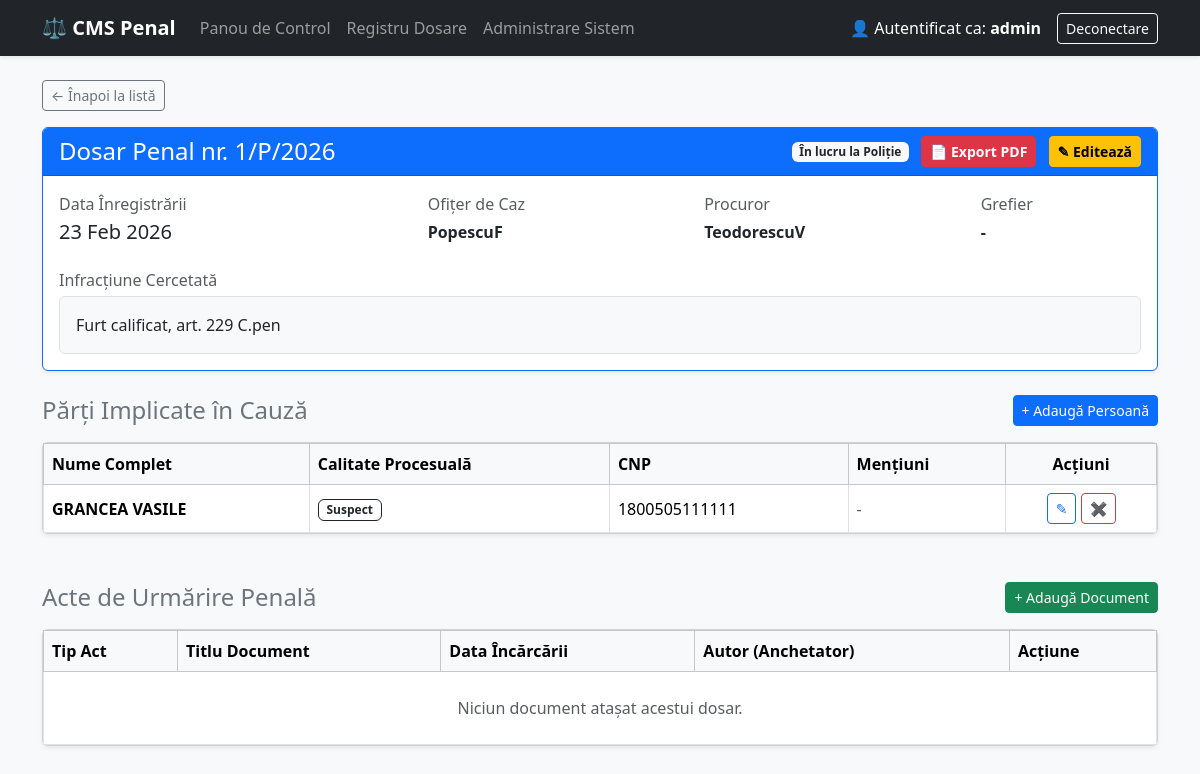
Page /cases/1/ (signed in) on the earlier database version.
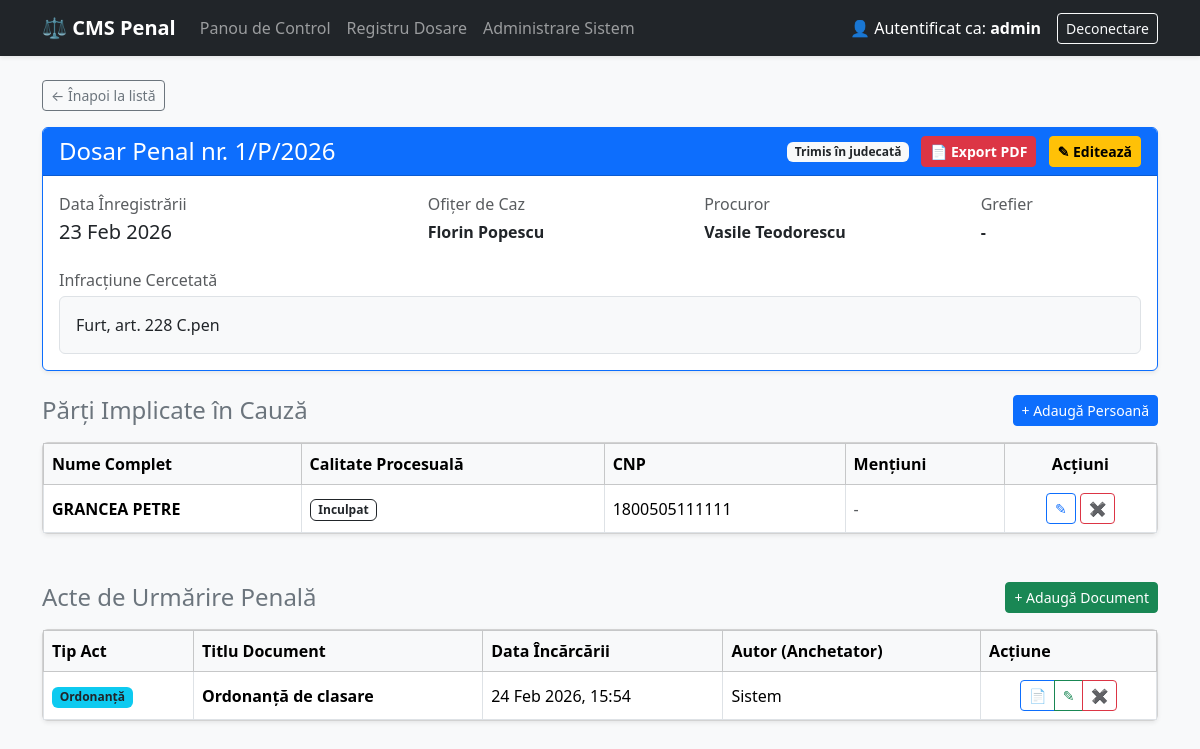
Same page on the later database version.
### cases/models.py (models this page shows, shortened)
class Dosar(models.Model):
    class Stadiu(models.TextChoices):
        IN_LUCRU = 'IN_LUCRU', 'În lucru la Poliție'
        LA_PROCUROR = 'LA_PROCUROR', 'Înaintat la Procuror'
        CLASAT = 'CLASAT', 'Clasat'
        TRIMIS_IN_JUDECATA = 'TRIMIS_IN_JUDECATA', 'Trimis în judecată'
        SUSPENDAT = 'SUSPENDAT', 'Suspendat'
    numar_unic = models.CharField(max_length=50, unique=True, help_text="Ex: 123/P/2026")
    data_inregistrarii = models.DateField(auto_now_add=True) # Se completează automat la creare
    infractiune_cercetata = models.TextField(help_text="Descrierea faptei și încadrarea juridică (ex: Furt calificat, art. 229 C.pen)")
    stadiu = models.CharField(max_length=20, choices=Stadiu.choices, default=Stadiu.IN_LUCRU)
    ofiter_caz = models.ForeignKey(
        settings.AUTH_USER_MODEL,
        on_delete=models.SET_NULL,
        null=True,
        blank=True,
        related_name='dosare_instrumentate'
    )
    procuror_caz = models.ForeignKey(
        settings.AUTH_USER_MODEL,
        on_delete=models.SET_NULL,
        null=True,
        blank=True,
        related_name='dosare_supravegheate'
    )
    grefier_caz = models.ForeignKey(
        settings.AUTH_USER_MODEL,
        on_delete=models.SET_NULL,
        null=True,
        blank=True,
        related_name='dosare_gestionate'
    )
    class Meta:
        verbose_name = "Dosar Penal"
        verbose_name_plural = "Dosare Penale"
        ordering = ['-data_inregistrarii'] # Sortează descrescător după dată
    def are_drepturi_editare(self, utilizator):
        if not utilizator.is_authenticated:
            return False
        if utilizator.is_superuser or utilizator.rol == 'ADMIN':
            return True

class ParteImplicata(models.Model):
    class Calitate(models.TextChoices):
        SUSPECT = 'SUSPECT', 'Suspect'
        INCULPAT = 'INCULPAT', 'Inculpat'
        PARTE_VATAMATA = 'PARTE_VATAMATA', 'Parte Vătămată'
        PARTE_CIVILA = 'PARTE_CIVILA', 'Parte Civilă'
        MARTOR = 'MARTOR', 'Martor'
    dosar = models.ForeignKey(Dosar, on_delete=models.CASCADE, related_name='parti_implicate')
    nume_complet = models.CharField(max_length=150)
    cnp = models.CharField(max_length=13, blank=True, null=True, verbose_name="CNP")
    calitate_procesuala = models.CharField(max_length=20, choices=Calitate.choices)
    mentiuni = models.TextField(blank=True, null=True, help_text="Alte date de contact, antecedente, etc.")
    class Meta:
        verbose_name = "Parte Implicată"
        verbose_name_plural = "Părți Implicate"

### accounts/models.py (models this page shows, shortened)
class CustomUser(AbstractUser):
    class Role(models.TextChoices):
        PROCUROR = 'PROCUROR', 'Procuror'
        POLITIST = 'POLITIST', 'Ofițer de Poliție Judiciară'
        GREFIER = 'GREFIER', 'Grefier'
        ADMIN = 'ADMIN', 'Administrator Sistem'
    rol = models.CharField(
        max_length=20,
        choices=Role.choices,
        default=Role.POLITIST,
        help_text="Rolul utilizatorului în sistemul de management al dosarelor."
    )
    grad_profesional = models.CharField(
        max_length=100,
        blank=True,
        null=True,
        help_text="Ex: Inspector principal, Comisar șef"
    )
    unitate = models.CharField(
        max_length=150,
        blank=True,
        null=True,
        help_text="Ex: Parchetul de pe lângă Judecătoria Sector 1 / SIC Brașov"
    )

### documents/models.py (models this page shows, shortened)
class ActUrmarire(models.Model):
    class TipDocument(models.TextChoices):
        ORDONANTA = 'ORDONANTA', 'Ordonanță'
        REFERAT = 'REFERAT', 'Referat'
        DECLARATIE = 'DECLARATIE', 'Declarație'
        PROCES_VERBAL = 'PROCES_VERBAL', 'Proces-Verbal'
        ALTUL = 'ALTUL', 'Alt tip de act'
    titlu = models.CharField(max_length=255)
    tip = models.CharField(max_length=20, choices=TipDocument.choices, default=TipDocument.ORDONANTA)
    dosar = models.ForeignKey(Dosar, on_delete=models.CASCADE, related_name='documente')
    autor = models.ForeignKey(settings.AUTH_USER_MODEL, on_delete=models.SET_NULL, null=True)
    fisier = models.FileField(upload_to='acte_penale/%Y/%m/')
    data_incarcarii = models.DateTimeField(auto_now_add=True)
    descriere_scurta = models.TextField(blank=True, null=True, help_text="Rezumatul actului (opțional)")
    class Meta:
        verbose_name = "Act de Urmărire Penală"
        verbose_name_plural = "Acte de Urmărire Penală"
        ordering = ['-data_incarcarii']

### cases/views.py (the view, shortened to what this page needs)
# urls.py: path('<int:pk>/', views.detalii_dosar, name='detalii_dosar'),
@login_required
def detalii_dosar(request, pk):
    dosar = get_object_or_404(Dosar, pk=pk)
    poate_edita = dosar.are_drepturi_editare(request.user)
    form_document = DocumentForm()
    form_parte = ParteImplicataForm()
    context = {
            'dosar': dosar,
            'form_document': form_document, # sau cum le-ai numit
            'form_parte': form_parte,
            'poate_edita': poate_edita # <--- VERIFICĂ SĂ AI ACEASTĂ LINIE! Fără ea, HTML-ul crede că e False.
        }
    return render(request, 'cases/detalii_dosar.html', context)

### cases/templates/cases/detalii_dosar.html (shortened to what the changed rows need)
{% extends 'base.html' %}
{% block content %}
<div class="card shadow-sm mb-4 border-primary">
    <div class="card-header bg-primary text-white d-flex justify-content-between align-items-center">
        <h4 class="mb-0">Dosar Penal nr. {{ dosar.numar_unic }}</h4>
        <div>
            <span class="badge bg-light text-dark me-2">{{ dosar.get_stadiu_display }}</span>
            <a href="{% url 'cases:generare_pdf_dosar' dosar.pk %}" class="btn btn-sm btn-danger fw-bold me-2">
                📄 Export PDF
            </a>
            {% if poate_edita %}
                <a href="{% url 'cases:editare_dosar' dosar.pk %}" class="btn btn-sm btn-warning fw-bold">✎ Editează</a>
            {% endif %}
        </div>
    </div>
    <div class="card-body">
        <div class="row mb-3">
            <div class="col-md-4">
                <p class="mb-1 text-muted">Data Înregistrării</p>
                <h5>{{ dosar.data_inregistrarii|date:"d M Y" }}</h5>
            </div>
            <div class="col-md-3">
                <p class="mb-1 text-muted">Ofițer de Caz</p>
                <strong>
                    {% if dosar.ofiter_caz %}
                        {{ dosar.ofiter_caz.get_full_name|default:dosar.ofiter_caz.username }}
                    {% else %}
                        -
                    {% endif %}
                </strong>
            </div>
            <div class="col-md-3">
                <p class="mb-1 text-muted">Procuror</p>
                <strong>
                    {% if dosar.procuror_caz %}
                        {{ dosar.procuror_caz.get_full_name|default:dosar.procuror_caz.username }}
                    {% else %}
                        -
                    {% endif %}
                </strong>
            </div>
        </div>
        <div class="row">
            <div class="col-12">
                <p class="mb-1 text-muted">Infracțiune Cercetată</p>
                <div class="p-3 bg-light border rounded">{{ dosar.infractiune_cercetata }}</div>
            </div>
        </div>
    </div>
</div>
<div class="card shadow-sm">
    <div class="card-body p-0">
        <table class="table table-bordered mb-0">
            <thead class="table-light">
                <tr>
                    <th>Nume Complet</th>
                    <th>Calitate Procesuală</th>
                    <th>CNP</th>
                    <th>Mențiuni</th>
                    {% if poate_edita %}
                    <th class="text-center">Acțiuni</th> </tr>
                    {% endif %}
            </thead>
            <tbody>
                {% for parte in dosar.parti_implicate.all %}
                    <tr>
                        <td class="align-middle"><strong>{{ parte.nume_complet }}</strong></td>
                        <td class="align-middle"><span class="badge border border-dark text-dark">{{ parte.get_calitate_procesuala_display }}</span></td>
                        <td class="align-middle">{{ parte.cnp|default:"-" }}</td>
                        <td class="text-muted align-middle">{{ parte.mentiuni|default:"-" }}</td>
                        {% if poate_edita %}
                        <td class="align-middle text-center">
                            <a href="{% url 'cases:editare_parte' parte.pk %}" class="btn btn-sm btn-outline-primary">✎</a>
                            <a href="{% url 'cases:stergere_parte' parte.pk %}" class="btn btn-sm btn-outline-danger">✖</a>
                        </td>
                        {% endif %}
                    </tr>
                {% empty %}
                    <tr>
                        <td colspan="4" class="text-center py-3">Nicio persoană înregistrată în acest dosar.</td>
                    </tr>
                {% endfor %}
            </tbody>
        </table>
    </div>
</div>
<div class="card shadow-sm mb-5">
    <div class="card-body p-0">
        <table class="table table-hover table-bordered mb-0">
            <thead class="table-light">
                <tr>
                    <th>Tip Act</th>
                    <th>Titlu Document</th>
                    <th>Data Încărcării</th>
                    <th>Autor (Anchetator)</th>
                    <th>Acțiune</th>
                </tr>
            </thead>
            <tbody>
                {% for act in dosar.documente.all %}
                    <tr>
                        <td class="align-middle">
                            <span class="badge bg-info text-dark">{{ act.get_tip_display }}</span>
                        </td>
                        <td class="align-middle"><strong>{{ act.titlu }}</strong></td>
                        <td class="align-middle">{{ act.data_incarcarii|date:"d M Y, H:i" }}</td>
                        <td class="align-middle">{{ act.autor.get_full_name|default:"Sistem" }}</td>
                        <td class="align-middle text-center">
                            <div class="btn-group" role="group">
                                {% if act.fisier %}
                                    <a href="{{ act.fisier.url }}" target="_blank" class="btn btn-sm btn-outline-primary" title="Vizualizare">📄</a>
                                {% endif %}
                                {% if poate_edita %}
                                <a href="{% url 'cases:editare_document' act.pk %}" class="btn btn-sm btn-outline-success" title="Editare">✎</a>
                                <a href="{% url 'cases:stergere_document' act.pk %}" class="btn btn-sm btn-outline-danger" title="Ștergere">✖</a>
                                {% endif %}
                            </div>
                        </td>
                    </tr>
                {% empty %}
                    <tr>
                        <td colspan="5" class="text-center py-4 text-muted">
                            Niciun document atașat acestui dosar.
                        </td>
                    </tr>
                {% endfor %}
            </tbody>
        </table>
    </div>
</div>
{% endblock %}

Differences in the rows shown:
changed Dosar: stadiu "În lucru la Poliție" → "Trimis în judecată"; ofiter_caz.get_full_name "PopescuF" → "Florin Popescu"; procuror_caz.get_full_name "TeodorescuV" → "Vasile Teodorescu"; infractiune_cercetata "Furt calificat, art. 229 C.pen" → "Furt, art. 228 C.pen"
changed ParteImplicata: nume_complet "GRANCEA VASILE" → "GRANCEA PETRE"; calitate_procesuala "Suspect" → "Inculpat"
added ActUrmarire: tip "Ordonanță", titlu "Ordonanță de clasare", data_incarcarii "24 Feb 2026, 15:54", autor.get_full_name "Sistem"
Other differences:
text no longer shown: "Niciun document atașat acestui dosar."
